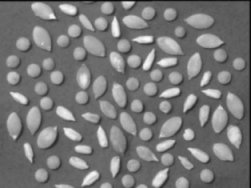
//> input picture ressources/classicImageProcessing/graines.jpg, 251 x 188 px, given in place of me.jpg, which was not available
$ ./Stylisation   (built with g++ and OpenCV 4)
//> lines starting //> are read from the running program, lines starting //| are printed output that depends on the picture; pictures that were not available may be replaced by others from this repository, and a replacement may not be noted
//> further down, im is the input picture: 188 rows x 251 cols, CV_8UC3; min 0, max 251, mean 119.8
#include <iostream>
#include <opencv2/highgui.hpp>
#include <opencv2/core/mat.hpp>
#include "include/gradient.h"
#include "include/utils.h"
#include "include/dog.h"
#include "include/tensor.h"
#include "include/etf.h"
#include"lib/lime-master/sources/lime.hpp"

using namespace cv;
using namespace std;

// [272 lines left out: functions testConvol, testDoG, testColorAndDoG, testQuantif, testDrawing, testTensor and 2 more, not called in this run]


Mat colorETF(Mat & grayImg, Mat & src) {
	Mat floatImg;
	Mat gradX, gradY;
	Mat gVectMap = Mat::zeros(grayImg.rows, grayImg.cols, CV_32FC2);
	Mat isoVectMap = Mat::zeros(grayImg.rows, grayImg.cols, CV_32FC2);
	Mat gHat = cv::Mat::zeros(grayImg.rows, grayImg.cols, CV_32FC1);

	grayImg.convertTo(floatImg, CV_32F, 1 / 255.0);

	Sobel(floatImg, gradX, CV_32F, 1, 0);
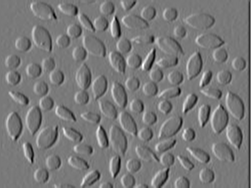
//> gradX: 188 rows x 251 cols, CV_32FC1; min -1.87, max 2.05, mean -0.00802; drawn with min black and max white
	Sobel(floatImg, gradY, CV_32F, 0, 1);
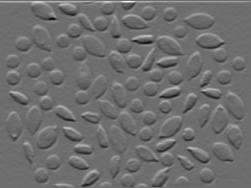
//> gradY: 188 rows x 251 cols, CV_32FC1; min -2.31, max 3.03, mean 0.0109; drawn with min black and max white
	// [16 lines of commented-out code are left out]

	Mat etf,noise,lic;
	std::cout << "ETF\n";
//> (the run ends here: the program needs code that is not available in this run, at `lime::randomNoise(noise, cv::Size(grayImg.cols, grayImg.rows));`)

$ run again, on ressources/classicImageProcessing/grains.png
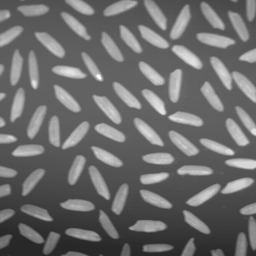
//> input picture ressources/classicImageProcessing/grains.png, 256 x 256 px, given in place of me.jpg, which was not available
//> im is the input picture: 256 rows x 256 cols, CV_8UC3; min 40, max 255, mean 108.7
//> in colorETF, `Sobel(floatImg, gradX, CV_32F, 1, 0);`:
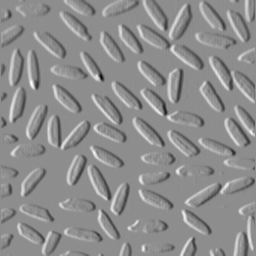
//> gradX: 256 rows x 256 cols, CV_32FC1; min -1.59, max 1.27, mean 0.000889; drawn with min black and max white
//> in colorETF, `Sobel(floatImg, gradY, CV_32F, 0, 1);`:
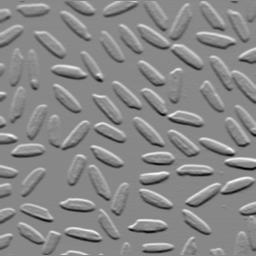
//> gradY: 256 rows x 256 cols, CV_32FC1; min -1.67, max 1.45, mean -0.00419; drawn with min black and max white
